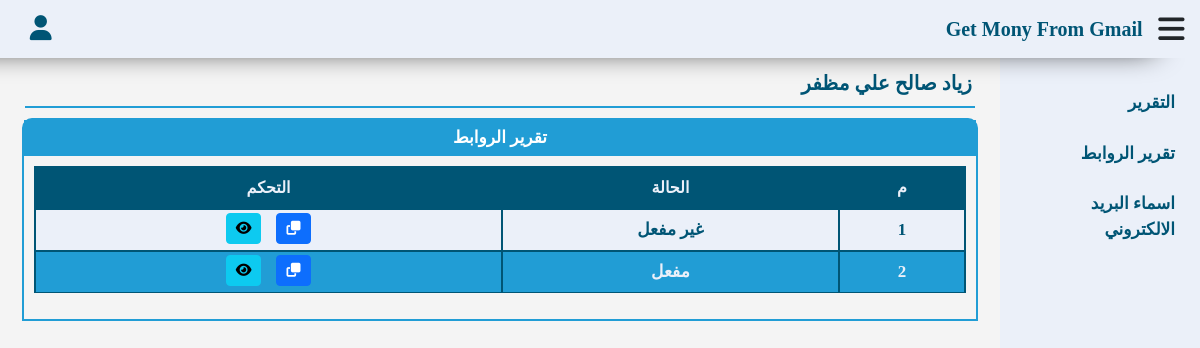
/gmr_test/report.php?Page=Url (signed in), run on the app's committed database.
### tables this page shows
CREATE TABLE `users` (
  `id` int(11) NOT NULL,
  `username` text NOT NULL,
  `pass` text NOT NULL,
  `phone` text NOT NULL,
  `main_email` varchar(255) NOT NULL,
  `email` text NOT NULL,
  `us_date` timestamp NOT NULL DEFAULT current_timestamp(),
  `active` int(1) NOT NULL DEFAULT 1,
  `type` int(1) NOT NULL DEFAULT 2
);

CREATE TABLE `url_transactions` (
  `id` int(11) NOT NULL,
  `username` text NOT NULL,
  `phone` text NOT NULL,
  `customer` text NOT NULL,
  `ut_url` varchar(255) NOT NULL,
  `ut_state` int(1) NOT NULL DEFAULT 0,
  `checked` tinyint(1) NOT NULL DEFAULT 0,
  `ut_date` timestamp NOT NULL DEFAULT current_timestamp(),
  `email_name` text NOT NULL
);

### gmr_test/function.php (called while the page is built, shortened)
<?php
function filterPage() {
    if (isset($_GET['Page']) && !empty($_GET['Page'])) {
        return filter_var($_GET['Page'], FILTER_SANITIZE_STRING);
    }
}
function getItem($table, $value, $where, $select) {
    global $con;
    $statment = $con->prepare("SELECT * FROM $table WHERE $where");
    $statment->execute(array($value));
    $fetch = $statment->fetch();
    return $fetch[$select];
}
function getData ($table, $where = '1 = 1', $value = null, $by = 'id', $order = 'DESC', $limit = null) {
    global $con;
    $statment = $con->prepare("SELECT * FROM $table WHERE $where ORDER BY $by $order $limit");
    $statment->execute($value);
    return $statment->fetchAll();
}
function printName($number) {
    if ($number == 1) {
        return words('Enabled');
    } else {
        return words('Disabled');
    }
}

### gmr_test/inc/page/report/url.php (the view, shortened to what this page needs)
<div class="content">
    <nav class="navbar navbar-expand-lg">
        <a class="navbar-brand">
            <span>
                <?php echo getItem('users', $_SESSION['foursan'], 'username = ?', 'username') ?>
            </span>
        </a>
    </nav>
    <div class="container">
        <div class="panel">
            <div class="panel-heading">
                <?php echo words($pageTitle) ?>
            </div>
            <div class="panel-body">
                <div class="table-responsive">
                    <table class="table">
                <thead>
                    <tr>
                        <th scope="col">
                            <?php echo words('#') ?>
                        </th>
                        <th scope="col">
                            <?php echo words('State') ?>
                        </th>
                        <th scope="col">
                            <?php echo words('Control') ?>
                        </th>
                    </tr>
                </thead>
                <tbody>
                    <?php $i = 1; foreach (getData('url_transactions','username=?',array($_SESSION['foursan'])) as $all) { ?>
                    <tr>
                        <td><?php echo $i ?></td>
                        <td><?php echo printName($all['ut_state']) ?></td>
                        <td>
                            <a
                                href="#"
                                class="btn btn-primary btn-sm copy"
                                data-clipboard-action="copy"
                                data-clipboard-target="#foo<?php echo $all['id']?>">
                                <i class="fa fa-copy fa-fw"></i>
                            </a>
                            <a href="<?php echo $all['ut_url'] ?>" class="btn btn-info btn-sm" target="_blank">
                                <i class="fa fa-eye fa-fw"></i>
                            </a>
                        </td>
                    </tr>
                    <?php $i++; } ?>
                </tbody>
                    </table>
                </div>
            </div>
        </div>
    </div>
</div>

### gmr_test/lay/css/style.css (style rules this page uses)
:root { --background: #ebf0f9; --primary: white; --secondry: #005575; --third: #219dd5; }
* { box-sizing: border-box; font-family: 'Cairo'; }
body { background-color: #f4f4f4; }
a { text-decoration: none; }
.content { position: relative; top: 50px; width: calc(100% - 200px); transition: .3s; padding: 10px; }
.navbar { border-bottom: 2px solid var(--third); margin: 0 15px 10px; padding: 3px; }
.navbar .navbar-brand { color: var(--secondry); font-weight: bold; font-size: 20px; margin: 0; }
.panel { border: 2px solid var(--third); margin-bottom: 10px; border-radius: 10px 10px 0 0; }
.panel .panel-heading { padding: 5px; font-size: 17px; font-weight: bold; background-color: var(--third); color: var(--primary); text-align: center; }
.panel .panel-body { padding: 10px; }
table thead { background-color: var(--secondry); color: var(--background); }
table tbody tr { color: var(--secondry); font-size: 17px; }
table tbody tr td { padding: 3px !important; font-weight: bold; }
table tbody tr:nth-child(odd) { background-color: var(--background); color: var(--secondry); }
table tbody tr:nth-child(even) { background-color: var(--third); color: var(--background); }
table th, table td { border: 2px solid var(--secondry); vertical-align: middle; text-align: center; }
table td a { display: block; margin: 0 5px 3px; }

### gmr_test/lay/css/ar.css (style rules this page uses)
.content { right: 200px; }

### data on the page
users: username "زياد صالح علي مظفر"
url_transactions: ut_state "غير مفعل"
url_transactions: ut_state "مفعل"

### other printed values
words('Report') "التقرير"
words('Url Report') "تقرير الروابط"
words('Email Names') "اسماء البريد الالكتروني"
words($pageTitle) "تقرير الروابط"
words('#') "م"
words('State') "الحالة"
words('Control') "التحكم"
